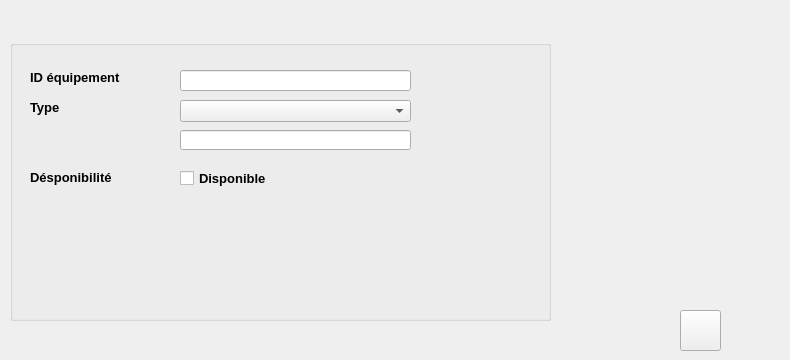
      <widget class="QWidget" name="tab_9">
       <attribute name="title">
        <string>Ajouter un équipement</string>
       </attribute>
       <widget class="QGroupBox" name="groupBox">
        <property name="geometry">
         <rect>
          <x>10</x>
          <y>40</y>
          <width>541</width>
          <height>281</height>
         </rect>
        </property>
        <property name="title">
         <string/>
        </property>
        <widget class="QCheckBox" name="checkBox">
         <property name="geometry">
          <rect>
           <x>170</x>
           <y>130</y>
           <width>111</width>
           <height>17</height>
          </rect>
         </property>
         <property name="font">
          <font>
           <family>Arial</family>
           <pointsize>10</pointsize>
           <weight>75</weight>
           <bold>true</bold>
          </font>
         </property>
         <property name="text">
          <string>Disponible</string>
         </property>
        </widget>
        <widget class="QLabel" name="label_15">
         <property name="geometry">
          <rect>
           <x>20</x>
           <y>30</y>
           <width>101</width>
           <height>16</height>
          </rect>
         </property>
         <property name="font">
          <font>
           <family>Arial</family>
           <weight>75</weight>
           <bold>true</bold>
          </font>
         </property>
         <property name="text">
          <string>&lt;html&gt;&lt;head/&gt;&lt;body&gt;&lt;p&gt;&lt;span style=&quot; font-size:10pt; font-weight:600;&quot;&gt;ID équipement&lt;/span&gt;&lt;/p&gt;&lt;/body&gt;&lt;/html&gt;</string>
         </property>
        </widget>
        <widget class="QLabel" name="label_16">
         <property name="geometry">
          <rect>
           <x>20</x>
           <y>60</y>
           <width>47</width>
           <height>16</height>
          </rect>
         </property>
         <property name="font">
          <font>
           <family>Arial</family>
           <weight>75</weight>
           <bold>true</bold>
          </font>
         </property>
         <property name="text">
          <string>&lt;html&gt;&lt;head/&gt;&lt;body&gt;&lt;p&gt;&lt;span style=&quot; font-size:10pt; font-weight:600;&quot;&gt;Type&lt;/span&gt;&lt;/p&gt;&lt;/body&gt;&lt;/html&gt;</string>
         </property>
        </widget>
        <widget class="QLineEdit" name="lineEdit_2">
         <property name="geometry">
          <rect>
           <x>170</x>
           <y>30</y>
           <width>231</width>
           <height>21</height>
          </rect>
         </property>
        </widget>
        <widget class="QLabel" name="label_17">
         <property name="geometry">
          <rect>
           <x>20</x>
           <y>130</y>
           <width>91</width>
           <height>16</height>
          </rect>
         </property>
         <property name="font">
          <font>
           <family>Arial</family>
           <weight>75</weight>
           <bold>true</bold>
          </font>
         </property>
         <property name="text">
          <string>&lt;html&gt;&lt;head/&gt;&lt;body&gt;&lt;p&gt;&lt;span style=&quot; font-size:10pt; font-weight:600;&quot;&gt;Désponibilité&lt;/span&gt;&lt;/p&gt;&lt;/body&gt;&lt;/html&gt;</string>
         </property>
        </widget>
        <widget class="QComboBox" name="comboBox_3">
         <property name="geometry">
          <rect>
           <x>170</x>
           <y>60</y>
           <width>231</width>
           <height>22</height>
          </rect>
         </property>
        </widget>
        <widget class="QLineEdit" name="type_equip">
         <property name="geometry">
          <rect>
           <x>170</x>
           <y>90</y>
           <width>231</width>
           <height>20</height>
          </rect>
         </property>
        </widget>
       </widget>
       <widget class="QPushButton" name="ajouterequip">
        <property name="geometry">
         <rect>
          <x>680</x>
          <y>310</y>
          <width>41</width>
          <height>41</height>
         </rect>
        </property>
        <property name="styleSheet">
         <string notr="true">border-image: url(:/Images/add.png);</string>
        </property>
        <property name="text">
         <string/>
        </property>
       </widget>
       <widget class="QLabel" name="label_32">
        <property name="geometry">
         <rect>
          <x>610</x>
          <y>0</y>
          <width>171</width>
          <height>141</height>
         </rect>
        </property>
        <property name="styleSheet">
         <string notr="true">border-image: url(:/Images/avatar.png);</string>
        </property>
        <property name="text">
         <string/>
        </property>
       </widget>
      </widget>
